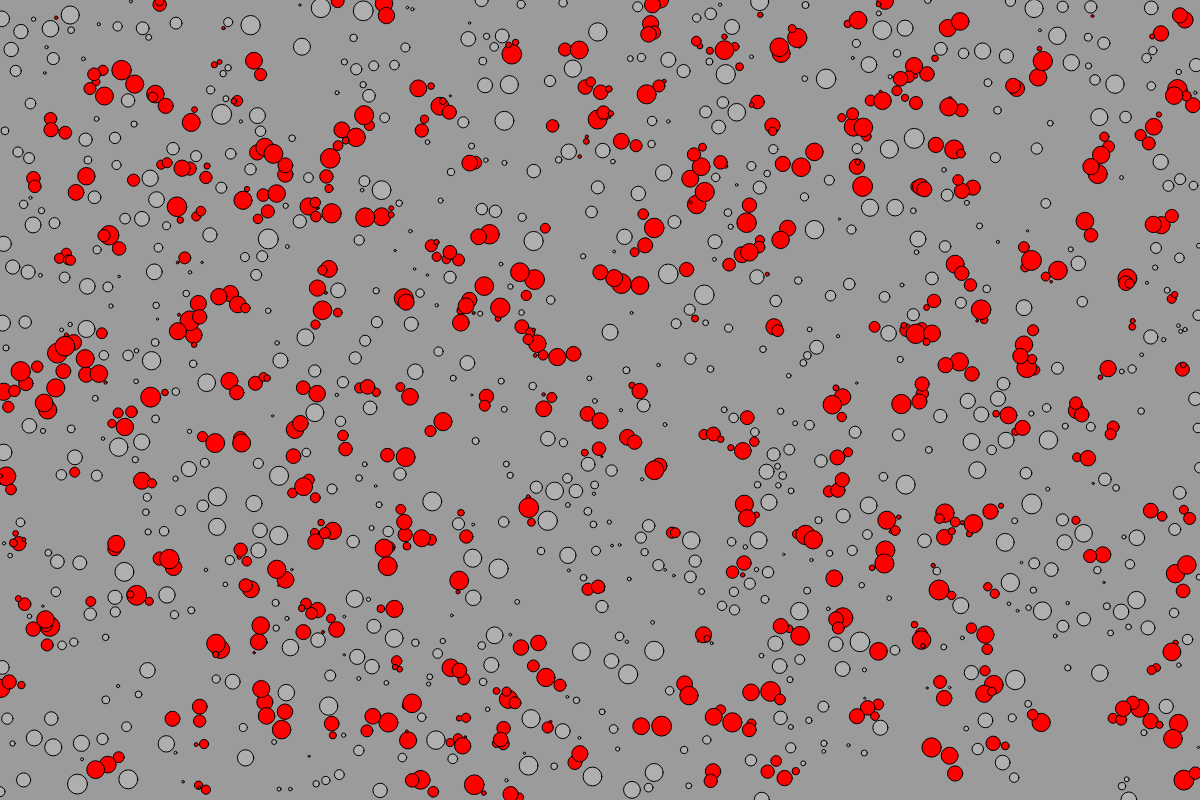
Frame 1 (no input)
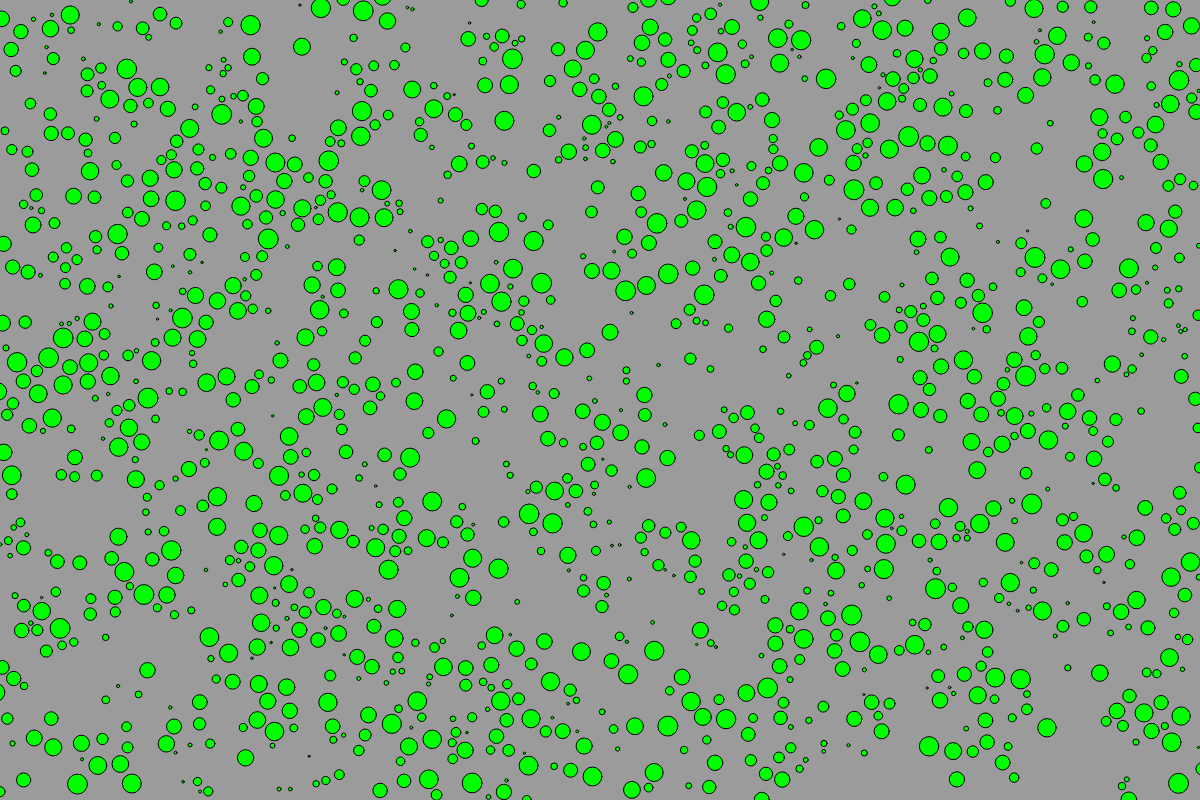
Frame 60 (no input)
Frame 120 (the mouse pressed at the canvas centre since frame 60): identical to frame 60, image omitted

The p5.js sketch that drew these frames (run headless with seeded random() and noise() and a simulated clock; from frame 60 on, the mouse is pressed at the canvas centre):

// p5.js sketch
// ── sketch.js
let vehicles = [];
let N_VEHICLES = 1400;
let everythingOnItsRigthPlace = false;


function setup() {
  createCanvas(1200, 800);

  //vehicles = new ArrayList<Vehicle>();
  for (let i = 0; i < N_VEHICLES; i++) {
    vehicles.push(new Particle(i, random(width),random(height), random(2, 20)));
    //vehicles.push(new Particle(i, width*0.5 + random(-1.0, 1.0), height*0.5 + random(-1.0, 1.0), random(5, 30)) );
  }
  print( vehicles.length )
}

function draw() {
  background(155);

  for (let i = 0; i < N_VEHICLES; i++) {
    // Path following and separation are worked on in this function
    vehicles[i].separate( vehicles );
    vehicles[i].applyFriction(0.1);
    // Call the generic run method (update, borders, display, etc.)
    vehicles[i].update();
    //vehicles[i].borders();
    vehicles[i].display();
  }


  let particleLookingForPlace = N_VEHICLES;
  for (let i = 0; i < N_VEHICLES; i++) {
    if( !vehicles[i].getStatus() ) {
      //println("particle ", v.getId(), " didn't find its position yet");
      particleLookingForPlace -= 1;
    }
  }


  if( !everythingOnItsRigthPlace) {
    print(particleLookingForPlace);
    if( particleLookingForPlace == N_VEHICLES) {
      //print( "everything is on its own place");
      everythingOnItsRigthPlace = true;
      for (let i = 0; i < N_VEHICLES; i++) {
        vehicles[i].settleDown();
      }
    }
  }

}

// ── particle.js
class Particle {

  constructor(_id, _x, _y, _r) {
    this.id = _id;
    this.x = _x;
    this.y = _y;
    this.position = createVector(this.x, this.y);
    this.velocity = createVector(0, 0);
    this.acceleration = createVector(0, 0);
    this.r = _r*0.5;
    this.maxForce = 0.5;
    this.maxSpeed = 3;

    this.readyToSettle = false;
    this.settled = false;
  }


  applyFriction(c) {
    let friction = this.velocity.copy();
    friction.mult(-1);
    friction.normalize();
    friction.mult(c);
    this.applyForce( friction );
  }

  applyForce(force) {
    // We could add mass here if we want A = F / M
    this.acceleration.add(force);
  }

  // Separation(method checks for nearby vehicles and steers away) ///////////////////////////////////////////////////////
  separate( otherVehicles ) {
    if( this.settled ) {
      return;
    };

    let sum = createVector(0.0, 0.0);
    let count = 0;
    // For every boid in the system, check if it's too close
    for (let i=0; i<otherVehicles.length; i++ ) { //Particle other : vehicles) {
      let desiredseparation = ( this.r+otherVehicles[i].getRadius() * 1.2);
      let d = p5.Vector.dist(this.position, otherVehicles[i].position);
      let otherID = vehicles[i].getId();

      // If the distance is less than an arbitrary amount (0 when you are yourself)
      if( this.id != otherID ) {
        //print( "my id (", this.id, ") is not the other id (", otherID,")")
        // don't do calculation for yourself
        if ( d < desiredseparation ) {
          // Calculate vector pointing away from neighbor
          let diff = p5.Vector.sub(this.position, otherVehicles[i].position);
          diff.normalize();
          if(d != 0 ) {
            diff.div(d);        // Weight by distance
          }
          sum.add(diff);
          count++;            // Keep track of how many
        }
      }
    }

    // Average -- divide by how many
    if (count > 0) {
      // Our desired vector is moving away maximum speed
      sum.setMag( this.maxspeed );
      // Implement Reynolds: Steering = Desired - Velocity
      let steer = p5.Vector.sub(sum, this.velocity);
      steer.limit( this.maxforce );
      this.applyForce( steer );
    } else {
      //println("particle ", id, " is quite separated now");
      this.readyToSettle = true;
    }
  }

  getId() {
    return this.id;
  }

  getRadius() {
    return this.r;
  }

  getStatus() {
    return this.readyToSettle;
  }

  settleDown() {
    this.settled = true;
  }




  // Method to update position
  update() {
    if( ! this.settled ) {
      // Update velocity
      this.velocity.add( this.acceleration );
      // Limit speed
      this.velocity.limit( this.maxspeed );
      this.position.add( this.velocity );
      // Reset accelertion to 0 each cycle
      this.acceleration.mult(0);
    } else {
      // no need to update position if already separated
    }
  }

  display() {
    //print( this.settled )

    if( this.settled ) {
      fill(0,255,0);
    } else if( this.readyToSettle ) {
      fill(175);
    } else {
      fill(255,0,0);
    }

    stroke(0);
    push();
    translate( this.position.x, this.position.y );
    ellipse(0, 0, this.r*2, this.r*2);
    pop();
  }

  // Wraparound
  borders() {
    if ( this.position.x < - this.r) this.position.x = width+this.r;
    if ( this.position.y < - this.r) this.position.y = height+this.r;
    if ( this.position.x > width+this.r) this.position.x = -this.r;
    if ( this.position.y > height+this.r) this.position.y = -this.r;
  }
};
